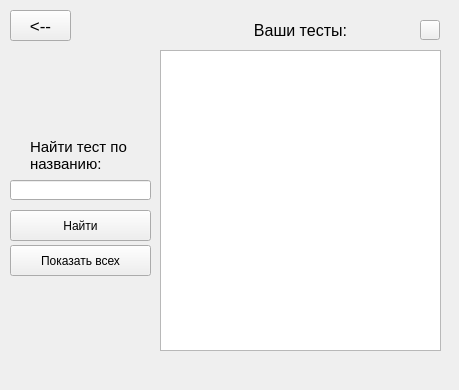
<?xml version="1.0" encoding="UTF-8"?>
<ui version="4.0">
 <class>Form</class>
 <widget class="QWidget" name="Form">
  <property name="geometry">
   <rect>
    <x>0</x>
    <y>0</y>
    <width>459</width>
    <height>390</height>
   </rect>
  </property>
  <property name="windowTitle">
   <string>Form</string>
  </property>
  <widget class="QPushButton" name="return_btn">
   <property name="geometry">
    <rect>
     <x>10</x>
     <y>10</y>
     <width>61</width>
     <height>31</height>
    </rect>
   </property>
   <property name="font">
    <font>
     <pointsize>13</pointsize>
    </font>
   </property>
   <property name="text">
    <string>&lt;--</string>
   </property>
  </widget>
  <widget class="QListWidget" name="tests_list">
   <property name="geometry">
    <rect>
     <x>160</x>
     <y>50</y>
     <width>281</width>
     <height>301</height>
    </rect>
   </property>
  </widget>
  <widget class="QLabel" name="label">
   <property name="geometry">
    <rect>
     <x>180</x>
     <y>20</y>
     <width>241</width>
     <height>20</height>
    </rect>
   </property>
   <property name="font">
    <font>
     <pointsize>12</pointsize>
    </font>
   </property>
   <property name="text">
    <string>Ваши тесты:</string>
   </property>
   <property name="alignment">
    <set>Qt::AlignCenter</set>
   </property>
  </widget>
  <widget class="QLabel" name="status_label">
   <property name="geometry">
    <rect>
     <x>0</x>
     <y>360</y>
     <width>460</width>
     <height>30</height>
    </rect>
   </property>
   <property name="text">
    <string/>
   </property>
  </widget>
  <widget class="QPushButton" name="instruction_btn">
   <property name="geometry">
    <rect>
     <x>420</x>
     <y>20</y>
     <width>20</width>
     <height>20</height>
    </rect>
   </property>
   <property name="text">
    <string/>
   </property>
  </widget>
  <widget class="QLabel" name="label_2">
   <property name="geometry">
    <rect>
     <x>30</x>
     <y>140</y>
     <width>101</width>
     <height>31</height>
    </rect>
   </property>
   <property name="font">
    <font>
     <pointsize>11</pointsize>
    </font>
   </property>
   <property name="text">
    <string>Найти тест по названию:</string>
   </property>
   <property name="wordWrap">
    <bool>true</bool>
   </property>
  </widget>
  <widget class="QLineEdit" name="testname_val">
   <property name="geometry">
    <rect>
     <x>10</x>
     <y>180</y>
     <width>141</width>
     <height>20</height>
    </rect>
   </property>
   <property name="font">
    <font>
     <pointsize>9</pointsize>
    </font>
   </property>
  </widget>
  <widget class="QPushButton" name="find_btn">
   <property name="geometry">
    <rect>
     <x>10</x>
     <y>210</y>
     <width>141</width>
     <height>31</height>
    </rect>
   </property>
   <property name="text">
    <string>Найти</string>
   </property>
  </widget>
  <widget class="QPushButton" name="show_everyone_btn">
   <property name="geometry">
    <rect>
     <x>10</x>
     <y>245</y>
     <width>141</width>
     <height>31</height>
    </rect>
   </property>
   <property name="text">
    <string>Показать всех</string>
   </property>
  </widget>
 </widget>
 <resources/>
 <connections/>
</ui>
